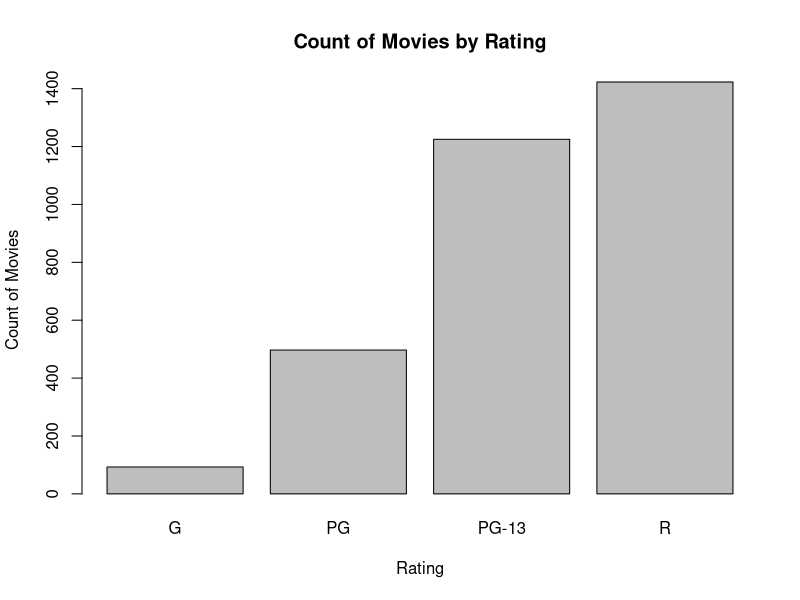
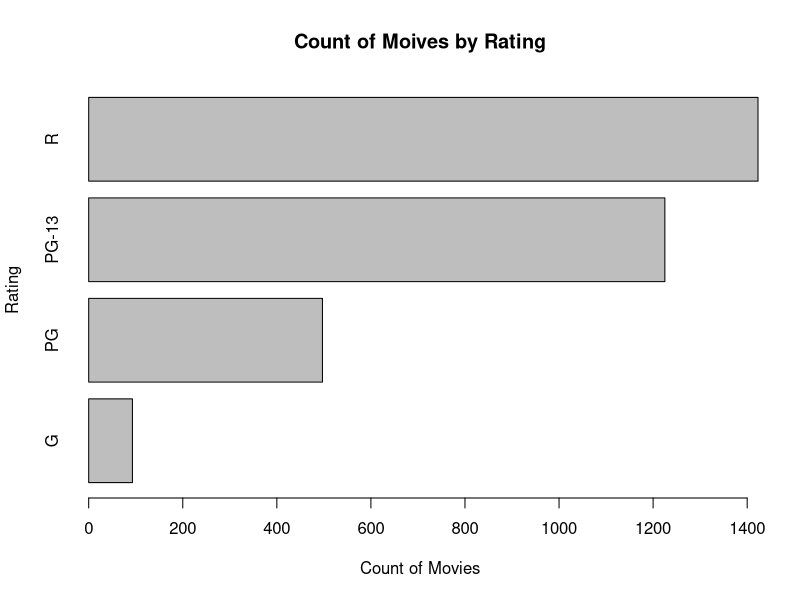
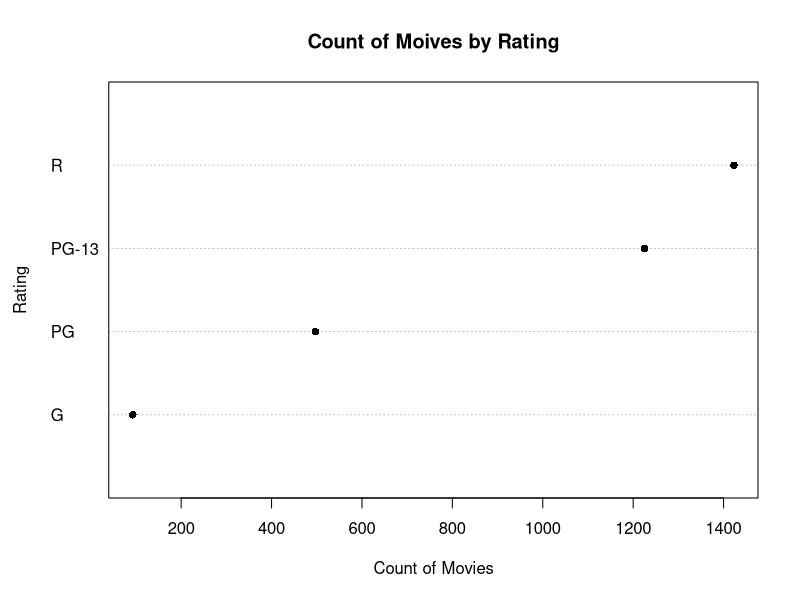
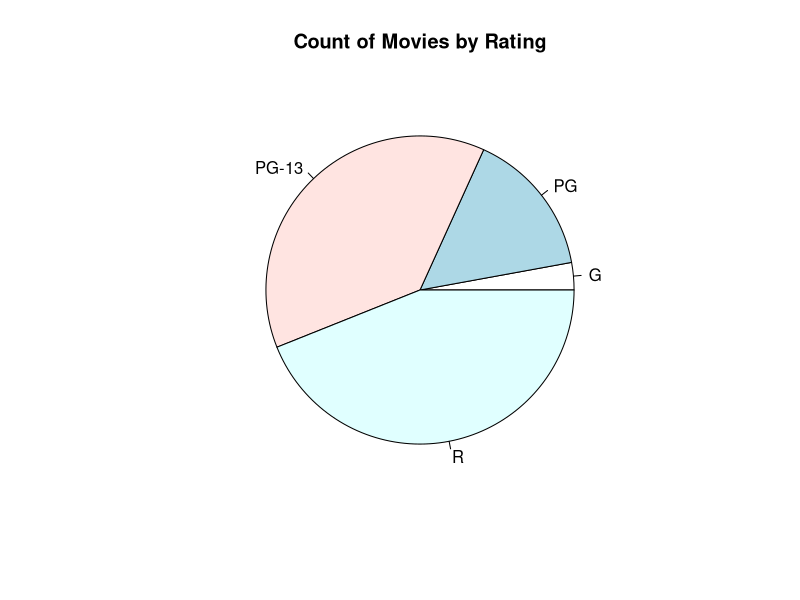
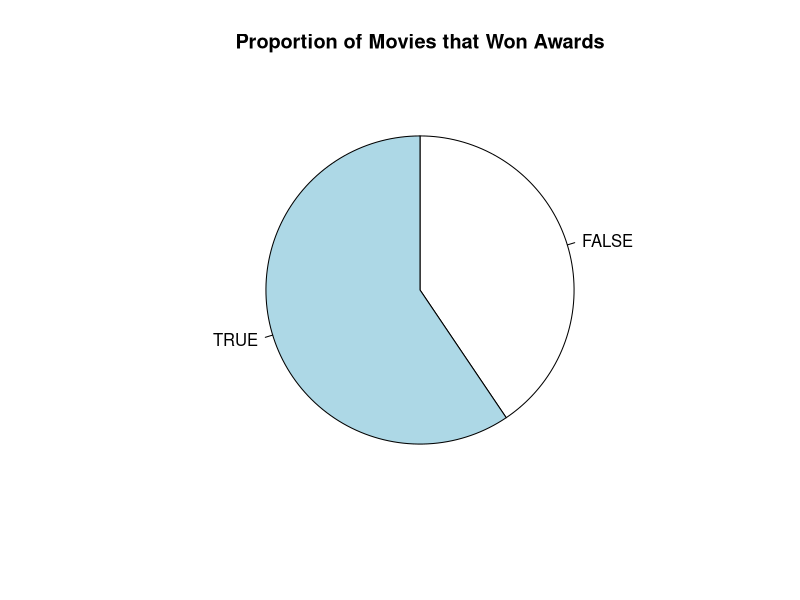
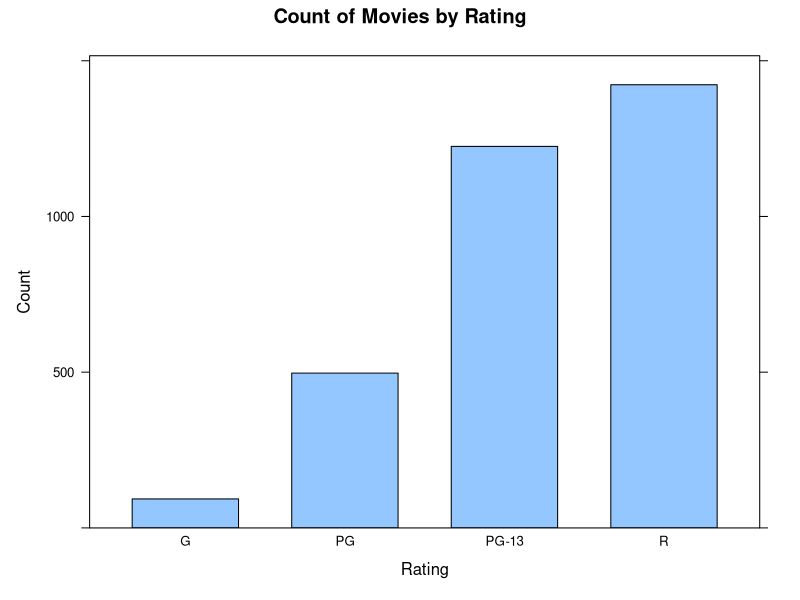
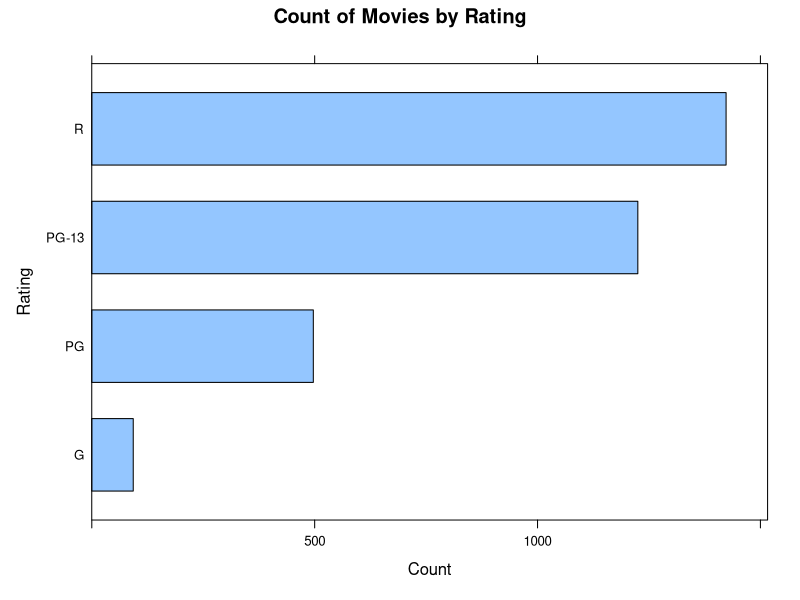
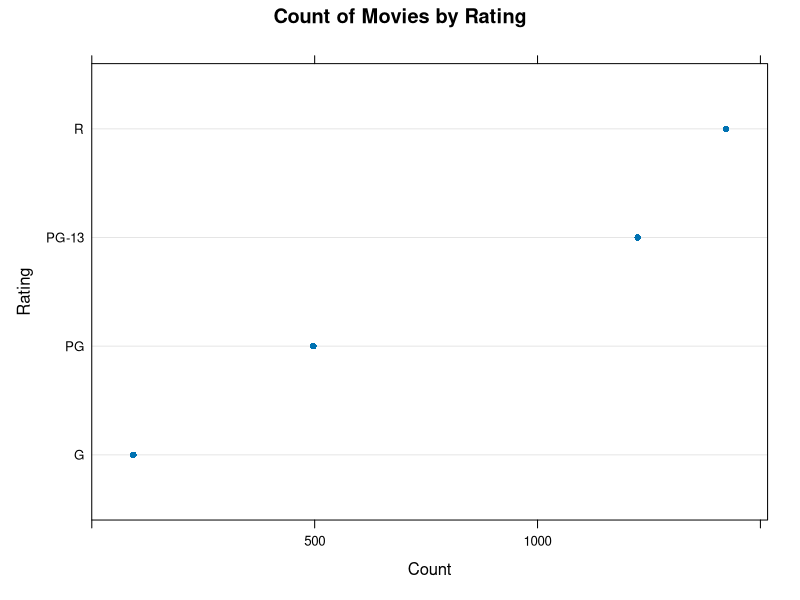

Reproduce these figures in R, in order.
# Visualizing One Categorical Variable

# Base

# set working directory
setwd("C:/Users/sseyl/OneDrive/Documents/GitHub/Data-Science-Projects/R_Projects")

# load movie data from CSV file
movies <- read.csv("Movies2.csv")

# peek at the data
head(movies)

# Univariate Visualizations for One Categorical Variables

# Create a frequency bar chart of ratings
plot(
  x = as.factor(movies$Rating), # as.factor() prevents "need finite 'ylim' values error
  main = "Count of Movies by Rating",
  xlab = "Rating", 
  ylab = "Count of Movies")

# Create a horizontal bar chart
plot(
  x = as.factor(movies$Rating),
  horiz = TRUE,
  main = "Count of Moives by Rating",
  xlab = "Count of Movies", # swap axis labels
  ylab = "Rating")

# Create a Cleveland dot plot
dotchart(
  x = table(movies$Rating),
  pch = 16, # 16 = solid black point
  main = "Count of Moives by Rating",
  xlab = "Count of Movies", # swap axis labels
  ylab = "Rating")

# Create a Pie Chart of ratings
pie( 
  x = table(movies$Rating),
  main = "Count of Movies by Rating")

# Create a Pie Chart of Awards
pie(
  x = table(movies$Awards),
  clockwise = TRUE,
  main = "Proportion of Movies that Won Awards")

library(lattice)

# create frequency table of ratings
table <- table(movies$Rating)

ratings <- as.data.frame(table)

names(ratings)[1] <- "Rating" # set column 1 name to Ratings
names(ratings)[2] <- "Count" # set column 2 name to Count

print(ratings)

# create a frequency bar chart
barchart(
  x = Count ~ Rating, 
  data = ratings,
  main = "Count of Movies by Rating",
  xlab = "Rating")

# create a horizontal bar chart
barchart(
  x = Rating ~ Count, 
  data = ratings,
  main = "Count of Movies by Rating",
  ylab = "Rating")

# Create a Cleveland dot plot
dotplot(
  x = Rating ~ Count,
  data = ratings,
  main = "Count of Movies by Rating",
  ylab = "Rating")

# Create a part-of-whole frequency bar chart
histogram(
  x = ~as.factor(Rating), # w/out as.factor, this throws an error
  data = movies,
  main = "Percent of Movies by Rating")

# Using ggplot2

library(ggplot2)

# create a frequency bar chart for rating
ggplot(
  data = movies,
  aes(x = Rating)) +
  geom_bar() + # geom_bar means we want a bar chart
  ggtitle("Count of Movies by Rating") # + means we are adding a layer


# create a horizontal frequency bar chart for rating
ggplot(
  data = movies,
  aes(x = Rating)) +
  geom_bar() + # geom_bar means we want a bar chart
  coord_flip() + # flip the x and y orientation
  ggtitle("Count of Movies by Rating") # + means we are adding a layer


# Create a Cleaveland dot plot
ggplot(
  data = movies,
  aes(x = Rating)) +
  geom_point(stat = "count") + # geom_point means we want a dot plot
  coord_flip() +
  ggtitle("Count of Movies by Rating") # + means we are adding a layer

# Create a pie chart
ggplot(
  data = movies,
  aes(x = "", fill = Rating)) +
  geom_bar() +
  coord_polar(theta = "y") +
  ggtitle("Count of Movies by Rating") +
  ylab("")

# Create a pie chart of awards
ggplot(
  data = movies,
  aes(x = "", fill = Awards)) +
  geom_bar() +
  coord_polar(theta = "y") +
  ggtitle("Proportion of Movies that Won Awards") +
  ylab("")
